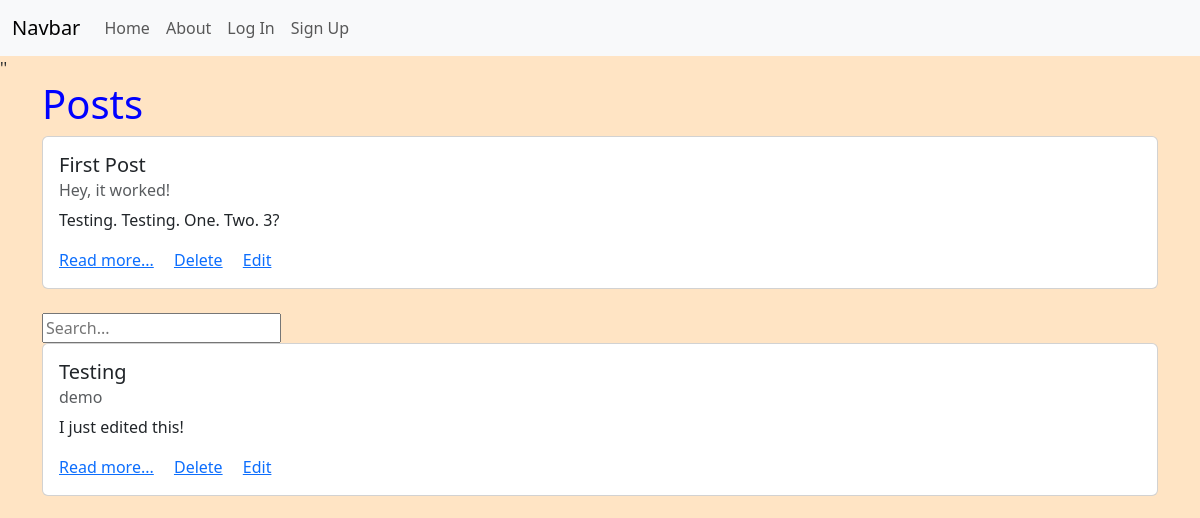
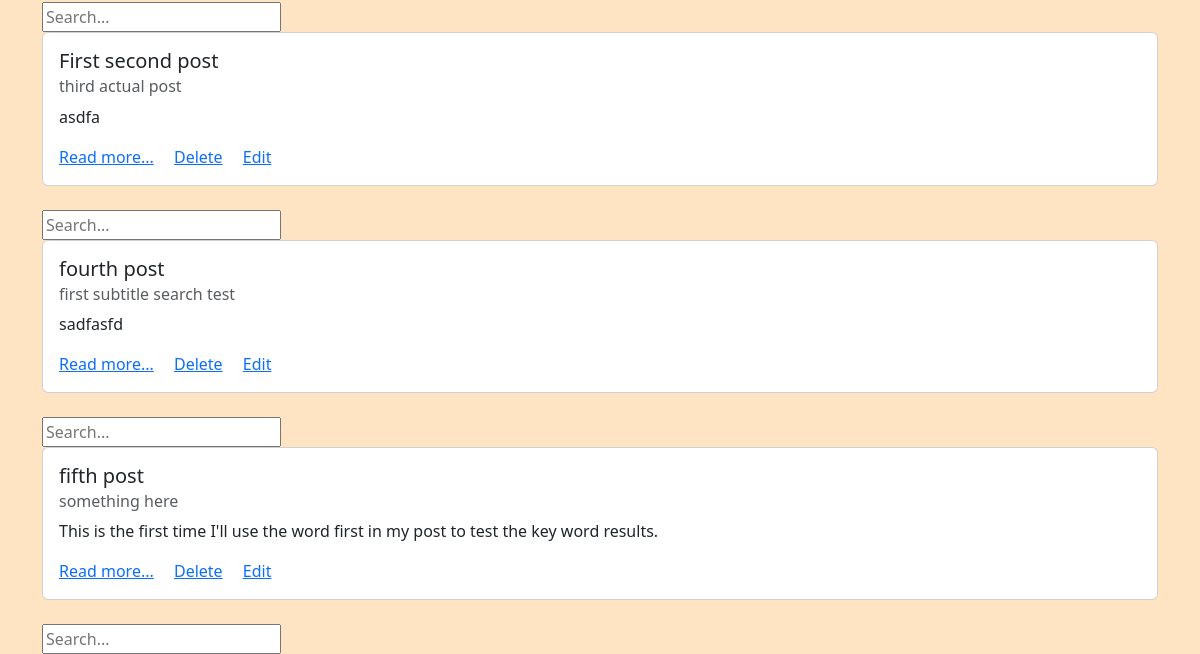
The page /posts/list/ on the database as committed earlier (2 pictures, top to bottom).
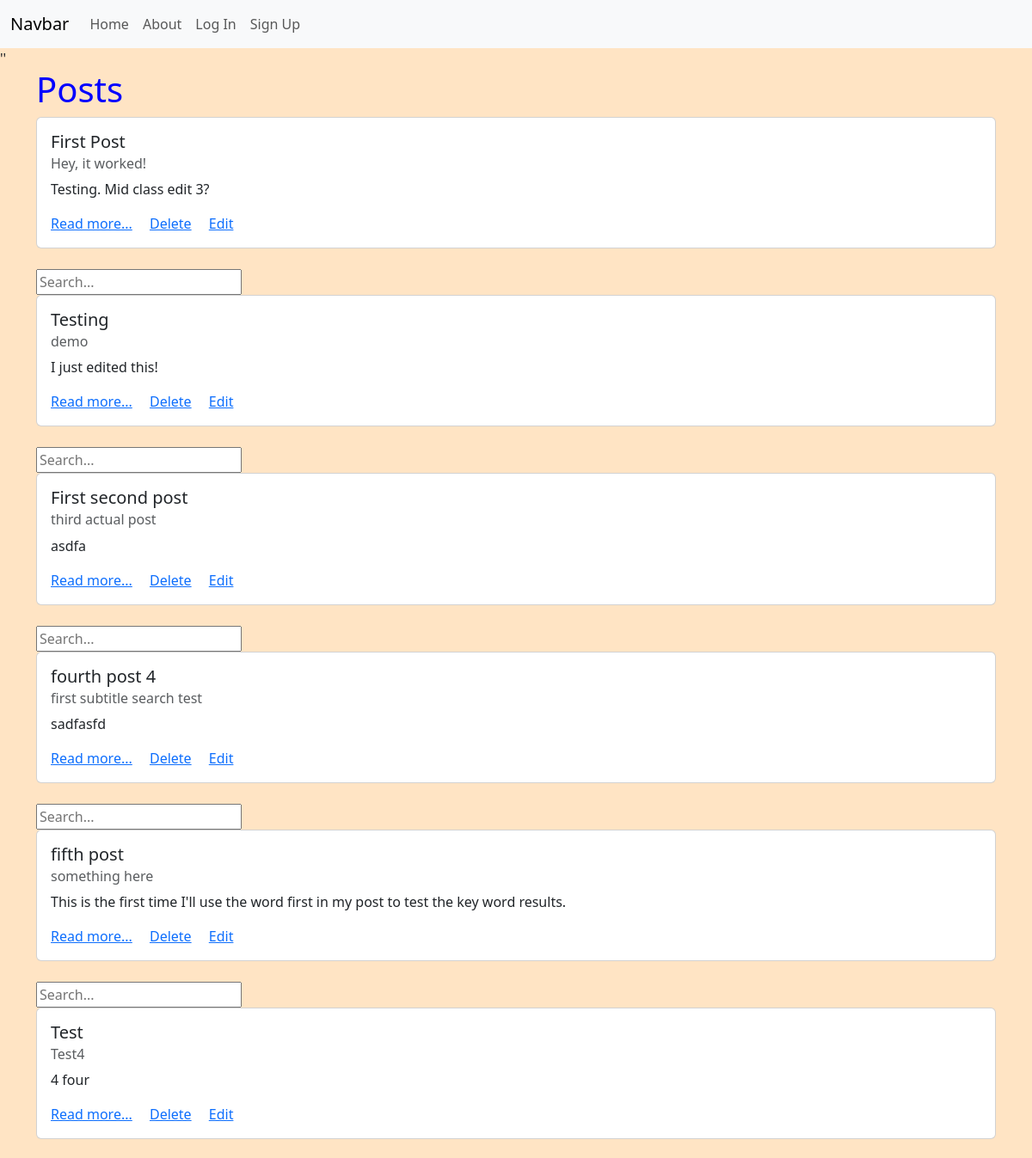
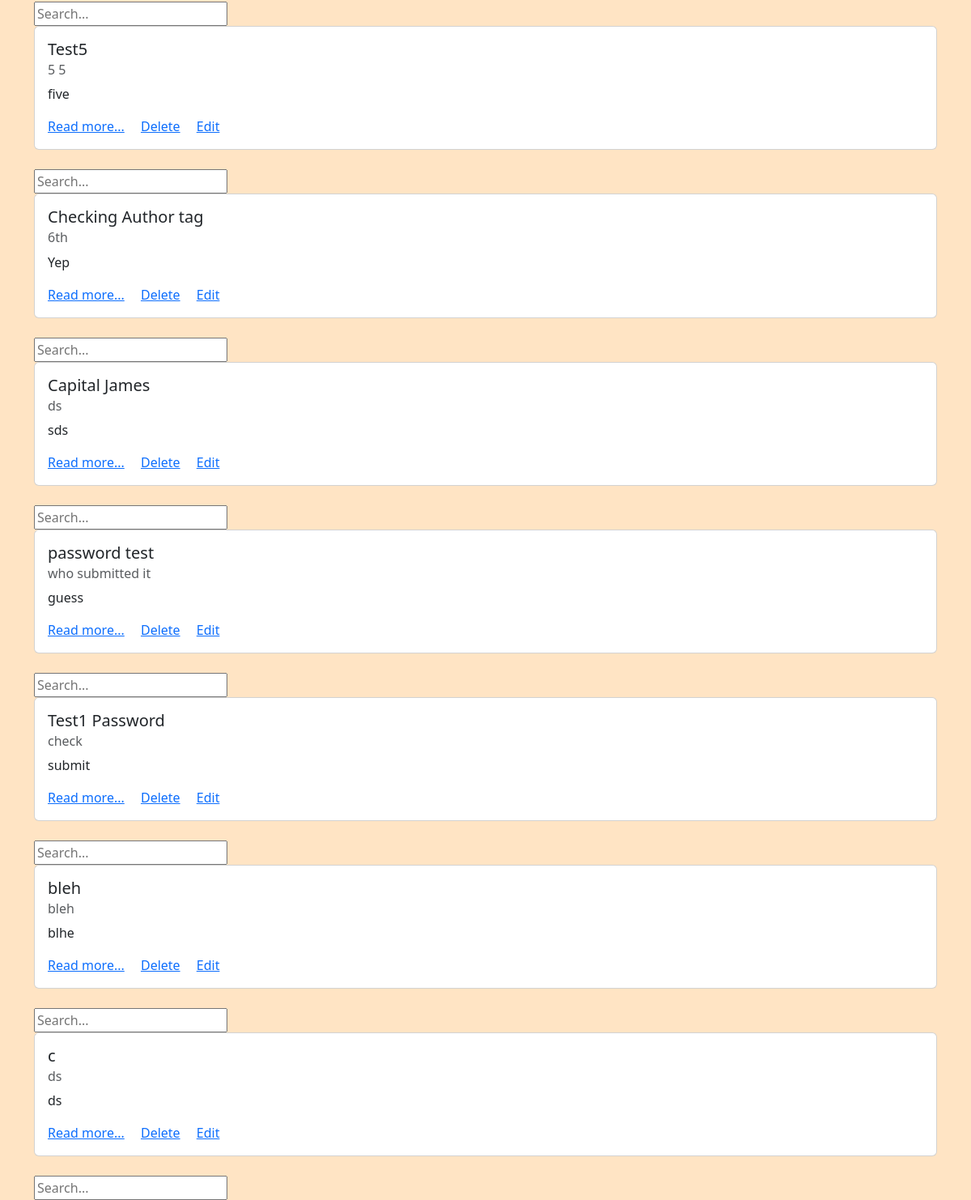
The same page on the database as committed later (2 pictures, top to bottom).
### posts/models.py (models this page shows, shortened)
class Post(models.Model):
    title = models.CharField(max_length=128)
    subtitle = models.CharField(max_length=128)
    author = models.ForeignKey(
        'auth.User',
        on_delete=models.CASCADE
    )
    body = models.TextField()
    created_on = models.DateTimeField(auto_now_add=True)
    active = models.BooleanField(default=True)

### posts/views.py (the view)
# urls.py: path("list/",PostListView.as_view(), name="list"),
class PostListView(ListView):
    template_name = "posts/list.html"
    model = Post

### templates/posts/list.html (shortened to what this page needs)
{% extends 'base.html' %}
{% block content %}
<h1>Posts</h1>
    {% for post in post_list %}
        <div class="card">
            <div class="card-body">
                <h5 class="card-title">{{ post.title }}</h5>
                <h6 class="card-subtitle mb-2 text-muted">{{ post.subtitle }}</h6>
                <p class="card-text">{{ post.body|truncatechars:500  }}</p>
                <a href="{% url 'detail' post.id %}" class="card-link">Read more...</a>
                <a href="{% url 'delete' post.id %}" class="card-link">Delete</a>
                <a href="{% url 'edit' post.id %}" class="card-link">Edit</a>
            </div>
        </div>
        <br>
        <form action="{% url 'search' %}" method="get">
            <input name="q" type="text" placeholder="Search...">
        </form>
    {% endfor %}
{% endblock content %}

### templates/base.html (shortened to what this page needs)
{% load static %}
<!DOCTYPE html>
<html lang="en">
<head>
    <link href="https://cdn.jsdelivr.net/npm/bootstrap@5.3.0-alpha1/dist/css/bootstrap.min.css" rel="stylesheet">
    <link rel="stylesheet" href="{% static 'blog/base.css' %}">
</head>
<body>
    <nav class="navbar navbar-expand-lg bg-body-tertiary">
        <div class="container-fluid">
        <a class="navbar-brand" href="{% url 'home' %}">Navbar</a>
        <div class="collapse navbar-collapse" id="navbarNavAltMarkup">
            <div class="navbar-nav">
            <a class="nav-link" aria-current="page" href="{% url 'home' %}">Home</a>
            <a class="nav-link" href="{% url 'about' %}">About</a>
            {% if user.is_authenticated %}
                <a class="nav-link" href="{% url 'list' %}">Posts</a>
                <a class="nav-link" href="{% url 'new' %}">Submit a Post</a>
                <a class="nav-link" href="{% url 'password_change' %}">Change Password</a>
                <a class="nav-link" href="{% url 'logout' %}">Logout</a>
                <form action="{% url 'search' %}" method="get">
                <input name="q" type="text" placeholder="Search..." >
            {% else %}
                <a class="nav-link" href="{% url 'login' %}">Log In</a>
                <a class="nav-link" href="{% url 'signup' %}">Sign Up</a>
            {% endif %}
            </div>
        </div>
        </div>
    </nav>
''
    <div class="container">
        {% block content %}
        {% endblock content %}
    </div>
</body>
</html>

### static/blog/base.css (style rules this page uses)
.container h1 { color: blue; }
body { background-color: bisque; }

Rows that differ between the two databases and show on the page:
changed Post "First Post": body "Testing. Testing. One. Two. 3?" → "Testing. Mid class edit 3?"
changed Post "first subtitle search test": title "fourth post" → "fourth post 4"
added Post: title "Test", subtitle "Test4", body "4 four"
added Post: title "Test5", subtitle "5 5", body "five"
added Post: title "Checking Author tag", subtitle "6th", body "Yep"
added Post: title "Capital James", subtitle "ds", body "sds"
added Post: title "password test", subtitle "who submitted it", body "guess"
added Post: title "Test1 Password", subtitle "check", body "submit"
added Post: title "bleh", subtitle "bleh", body "blhe"
added Post: title "c", subtitle "ds", body "ds"
